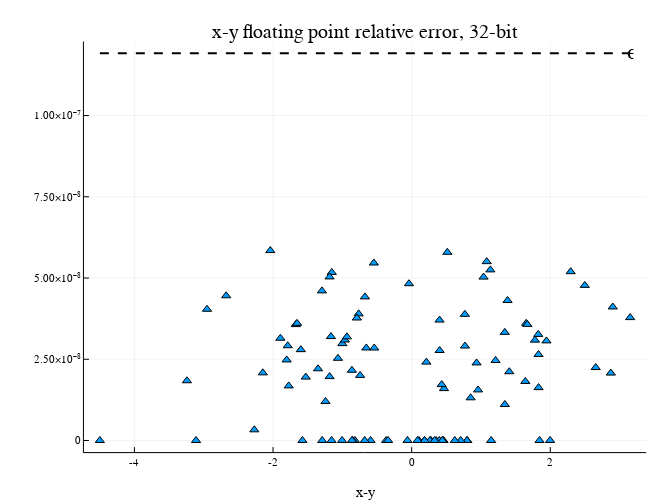

Here is the notebook cell this chart was saved with:
### Markdown cell above
$$\Rightarrow \frac{|x \circledast y - x \ast y|}{|x \ast y|} \leq \epsilon_{\text{machine}}.$$

### Code cell
n_samples = 100;
x = randn(Float32, n_samples)
y = randn(Float32, n_samples)
z_true = Float64.(x) - Float64.(y)
z_fl32 = x - y
r = abs.(Float64.(z_fl32) - z_true) ./ abs.(z_true)
plot(z_true, r, st=:scatter, m=:utriangle)
plot!([minimum(z_true),maximum(z_true)], eps(Float32)*[1,1], l=(2,:black,:dash), text=["", "ϵ"], ylim=1.1*eps(Float32), size=(650,500), xlabel="x-y", title = "x-y floating point relative error, 32-bit")

### Figure 1 — Plotly figure (JSON) as saved in the notebook; plotly's stock layout.template omitted (floating-point values rounded to 4 significant figures)
{"data": [{"colorbar": {"title": ""}, "legendgroup": "", "marker": {"color": "rgba(0, 154, 250, 1.000)", "line": {"color": "rgba(0, 0, 0, 1.000)", "width": 1}, "size": 8, "symbol": "triangle-up"}, "mode": "markers", "name": "", "showlegend": false, "type": "scatter", "x": [1.147, -0.7648, -1.153, 0.8008, 0.1033, 1.083, 1.135, -1.599, 0.4021, 1.831, -0.06033, 1.83, -1.29, 0.3534, 0.7982, 0.4603, 0.1853, 0.2779, -1.671, -2.04, -0.7442, 1.037, -1.528, -0.8182, -0.5932, 0.4001, -4.499, -1.243, -3.111, -0.3682, -1.804, 0.4035, 0.2124, -2.953, 0.4667, 0.5147, -0.03861, 0.4432, -0.6542, -1.063, 0.7692, 0.2635, 2.655, 1.408, -3.243, 1.826, -1.295, -1.0, -0.8505, 1.345, -1.351, 1.383, 0.186, 1.945, -1.155, 2.295, 1.779, 3.152, 1.344, -2.27, 1.845, 1.997, 0.08433, -0.9638, -1.184, 0.707, 0.9577, -0.7907, -1.788, 0.4428, 0.6222, -1.654, -2.677, 0.3309, -1.894, -0.5399, 1.653, -0.6744, -2.148, -1.165, -1.774, 2.498, 0.4334, -1.004, -0.3401, -0.9344, 0.8511, 1.668, 2.902, 0.9364, 1.211, -1.576, 2.874, -0.6777, 0.7676, -0.5457, -1.184, 1.64, -0.8619, -0.8623], "xaxis": "x", "y": [0, 3.897e-08, 5.171e-08, 0, 0, 5.504e-08, 5.25e-08, 2.795e-08, 3.706e-08, 1.627e-08, 0, 2.646e-08, 0, 0, 0, 0, 0, 0, 3.566e-08, 5.845e-08, 2.002e-08, 5.028e-08, 1.951e-08, 0, 0, 0, 0, 1.199e-08, 0, 0, 2.478e-08, 2.77e-08, 2.412e-08, 4.037e-08, 1.596e-08, 5.791e-08, 4.825e-08, 0, 2.847e-08, 2.529e-08, 2.906e-08, 0, 2.245e-08, 2.116e-08, 1.838e-08, 3.264e-08, 4.604e-08, 2.98e-08, 0, 1.108e-08, 2.207e-08, 4.309e-08, 0, 3.065e-08, 0, 5.195e-08, 3.088e-08, 3.782e-08, 3.327e-08, 3.282e-09, 0, 0, 0, 3.092e-08, 1.966e-08, 0, 1.556e-08, 3.769e-08, 2.916e-08, 0, 0, 3.605e-08, 4.454e-08, 0, 3.147e-08, 2.846e-08, 3.606e-08, 4.419e-08, 2.081e-08, 3.198e-08, 1.68e-08, 4.773e-08, 1.719e-08, 0, 0, 3.19e-08, 1.313e-08, 3.573e-08, 4.108e-08, 2.387e-08, 2.462e-08, 0, 2.074e-08, 0, 3.882e-08, 5.461e-08, 5.033e-08, 1.817e-08, 0, 2.16e-08], "yaxis": "y", "zmax": null, "zmin": null}, {"colorbar": {"title": ""}, "legendgroup": "", "line": {"color": "rgba(0, 0, 0, 1.000)", "dash": "dash", "shape": "linear", "width": 2}, "mode": "lines", "name": "", "showlegend": false, "type": "scatter", "x": [-4.499, 3.152], "xaxis": "x", "y": [1.192e-07, 1.192e-07], "yaxis": "y", "zmax": null, "zmin": null}], "layout": {"annotations": [{"font": {"color": "rgba(0, 0, 0, 1.000)", "family": "sans-serif", "size": 20}, "rotation": 0, "showarrow": false, "text": "x-y floating point relative error, 32-bit", "x": 0.5615, "xanchor": "center", "xref": "paper", "y": 1, "yanchor": "top", "yref": "paper"}, {"font": {"color": "rgba(0, 0, 0, 1.000)", "family": "sans-serif", "size": 20}, "rotation": 0, "showarrow": false, "text": "", "x": -4.499, "xanchor": "center", "xref": "x", "y": 1.192e-07, "yanchor": "middle", "yref": "y"}, {"font": {"color": "rgba(0, 0, 0, 1.000)", "family": "sans-serif", "size": 20}, "rotation": 0, "showarrow": false, "text": "ϵ", "x": 3.152, "xanchor": "center", "xref": "x", "y": 1.192e-07, "yanchor": "middle", "yref": "y"}], "height": 500, "legend_position": {"bgcolor": "rgba(255, 255, 255, 1.000)", "bordercolor": "rgba(0, 0, 0, 1.000)", "borderwidth": 1, "font": {"color": "rgba(0, 0, 0, 1.000)", "family": "sans-serif", "size": 11}, "title": {"font": {"color": "rgba(0, 0, 0, 1.000)", "family": "sans-serif", "size": 15}, "text": ""}, "tracegroupgap": 0, "traceorder": "normal", "x": 1, "xanchor": "auto", "y": 1, "yanchor": "auto"}, "margin": {"b": 20, "l": 0, "r": 0, "t": 20}, "paper_bgcolor": "rgba(255, 255, 255, 1.000)", "plot_bgcolor": "rgba(255, 255, 255, 1.000)", "showlegend": true, "width": 650, "xaxis": {"anchor": "y", "domain": [0.1291, 0.9939], "gridcolor": "rgba(0, 0, 0, 0.100)", "gridwidth": 0.5, "linecolor": "rgba(0, 0, 0, 1.000)", "mirror": false, "range": [-4.729, 3.382], "showgrid": true, "showline": true, "showticklabels": true, "tickangle": 0, "tickcolor": "rgb(0, 0, 0)", "tickfont": {"color": "rgba(0, 0, 0, 1.000)", "family": "sans-serif", "size": 11}, "tickmode": "array", "ticks": "inside", "ticktext": ["-4", "-2", "0", "2"], "tickvals": [-4, -2, 0, 2], "title": "x-y", "titlefont": {"color": "rgba(0, 0, 0, 1.000)", "family": "sans-serif", "size": 15}, "type": "-", "visible": true, "zeroline": false, "zerolinecolor": "rgba(0, 0, 0, 1.000)"}, "yaxis": {"anchor": "x", "domain": [0.06065, 0.9532], "gridcolor": "rgba(0, 0, 0, 0.100)", "gridwidth": 0.5, "linecolor": "rgba(0, 0, 0, 1.000)", "mirror": false, "range": [-3.576e-09, 1.228e-07], "showgrid": true, "showline": true, "showticklabels": true, "tickangle": 0, "tickcolor": "rgb(0, 0, 0)", "tickfont": {"color": "rgba(0, 0, 0, 1.000)", "family": "sans-serif", "size": 11}, "tickmode": "array", "ticks": "inside", "ticktext": ["0", "2.50×10⁻⁸", "5.00×10⁻⁸", "7.50×10⁻⁸", "1.00×10⁻⁷"], "tickvals": [0, 2.5e-08, 5e-08, 7.5e-08, 1e-07], "title": "", "titlefont": {"color": "rgba(0, 0, 0, 1.000)", "family": "sans-serif", "size": 15}, "type": "-", "visible": true, "zeroline": false, "zerolinecolor": "rgba(0, 0, 0, 1.000)"}}}
